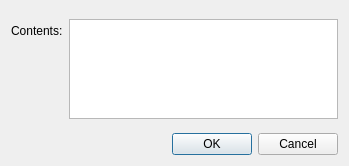
<?xml version="1.0" encoding="UTF-8"?>
<ui version="4.0">
 <class>TextItemDialog</class>
 <widget class="QDialog" name="TextItemDialog">
  <property name="windowModality">
   <enum>Qt::WindowModal</enum>
  </property>
  <property name="geometry">
   <rect>
    <x>0</x>
    <y>0</y>
    <width>349</width>
    <height>166</height>
   </rect>
  </property>
  <property name="windowTitle">
   <string>Text</string>
  </property>
  <property name="modal">
   <bool>true</bool>
  </property>
  <layout class="QVBoxLayout" name="verticalLayout">
   <item>
    <layout class="QFormLayout" name="formLayout">
     <item row="0" column="0">
      <widget class="QLabel" name="contentsLabel">
       <property name="text">
        <string>Contents:</string>
       </property>
      </widget>
     </item>
     <item row="0" column="1">
      <widget class="QPlainTextEdit" name="contentsTextEdit">
       <property name="maximumSize">
        <size>
         <width>16777215</width>
         <height>100</height>
        </size>
       </property>
       <property name="lineWrapMode">
        <enum>QPlainTextEdit::NoWrap</enum>
       </property>
      </widget>
     </item>
    </layout>
   </item>
   <item>
    <widget class="QDialogButtonBox" name="buttonBox">
     <property name="orientation">
      <enum>Qt::Horizontal</enum>
     </property>
     <property name="standardButtons">
      <set>QDialogButtonBox::Cancel|QDialogButtonBox::Ok</set>
     </property>
    </widget>
   </item>
  </layout>
 </widget>
 <resources/>
</ui>
